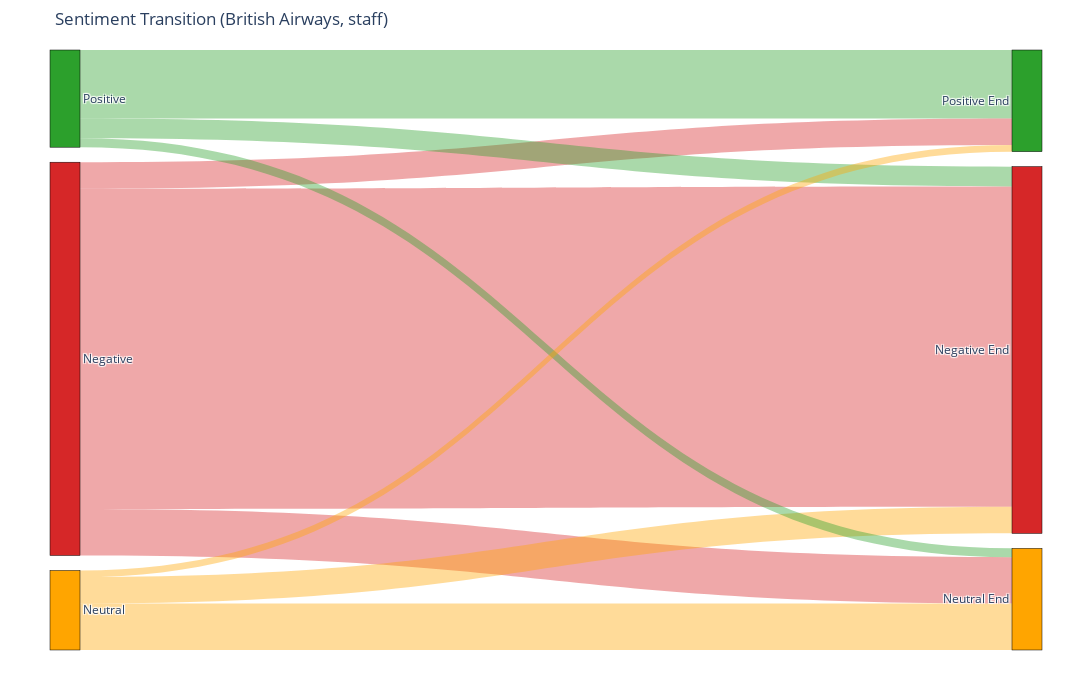

Here is the notebook cell this chart was saved with:
### Code cell
# Define the airline user ID
airline_user_id = 18332190

# Define the query to get all tweets in the conversations involving British Airways
query_sankey_staff = f"""
SELECT tweets.text, tweets.label, tweets.user_id, tweets.timestamp_ms, hasher.conversation_id, hasher.conversation_rank
FROM tweets
JOIN hasher ON hasher.id = tweets.id
JOIN conversations ON hasher.conversation_id = conversations.conversation_id
WHERE conversations.airline LIKE '%British_Airways%' 
    AND tweets.staff = 1
    AND tweets.timestamp_ms >= UNIX_TIMESTAMP('{start_date}') * 1000
    AND tweets.timestamp_ms <= UNIX_TIMESTAMP('{end_date}') * 1000
ORDER BY tweets.timestamp_ms;
"""

# Load the result of the query into a DataFrame
df_tweets_british_airways_sankey_staff = pd.read_sql(query_sankey_staff, connection)

# Convert the datetime column to pandas datetime
df_tweets_british_airways_sankey_staff['datetime'] = pd.to_datetime(df_tweets_british_airways_sankey_staff['timestamp_ms'], unit='ms')

df_tweets_british_airways_sankey_staff['datetime'] = df_tweets_british_airways_sankey_staff['datetime'].dt.tz_localize('UTC').dt.tz_convert('Europe/Amsterdam')

# Initialize empty lists to store sentiments
sentiments_initial_tweet = []
sentiments_post_reply = []

# Group tweets by conversation_id
grouped_sankey_staff = df_tweets_british_airways_sankey_staff.groupby('conversation_id')

# Process each conversation
for conversation_id, group in grouped_sankey_staff:
    # Identify the initial user's tweet (rank 1)
    user_initial_tweet = group[(group['user_id'] != airline_user_id) & (group['conversation_rank'] == 1)]
    
    if not user_initial_tweet.empty:
        user_id = user_initial_tweet['user_id'].iloc[0]
        initial_tweet_time = user_initial_tweet['datetime'].iloc[0]

        # Identify the airline's reply to this initial tweet
        airline_reply = group[(group['user_id'] == airline_user_id) & (group['datetime'] > initial_tweet_time)]
        if not airline_reply.empty:
            airline_reply_time = airline_reply['datetime'].iloc[0]

            # Identify the user's reply to the airline's response
            user_followup_tweet = group[(group['user_id'] == user_id) & (group['datetime'] > airline_reply_time)]
            if not user_followup_tweet.empty:
                # Append sentiments for analysis
                sentiments_initial_tweet.append(user_initial_tweet['label'].iloc[0])
                sentiments_post_reply.append(user_followup_tweet['label'].iloc[0])

# Step 1: Prepare data for Sankey diagram
transitions = pd.DataFrame({
    'initial': sentiments_initial_tweet,
    'post_reply': sentiments_post_reply
})

# Count transitions
transition_counts = transitions.value_counts().reset_index(name='count')

# Add percentage to transition_counts
total_counts = transition_counts['count'].sum()
transition_counts['percentage'] = (transition_counts['count'] / total_counts * 100).round(2)

# Define nodes (initial sentiments and final grouped sentiments)
nodes = ['positive', 'negative', 'neutral', 'positive_end', 'negative_end', 'neutral_end']
node_indices = {label: i for i, label in enumerate(nodes)}

# Prepare data for Sankey diagram
source = [node_indices[row['initial']] for _, row in transition_counts.iterrows()]
target = [node_indices[f"{row['post_reply']}_end"] for _, row in transition_counts.iterrows()]
value = transition_counts['count'].tolist()
label = [f"{row['initial']} to {row['post_reply']}: {row['count']} ({row['percentage']}%)" for _, row in transition_counts.iterrows()]

# Define colors for nodes and links
node_colors = {
    'positive': 'rgb(44, 160, 44)',  # green
    'negative': 'rgb(214, 39, 40)',  # red
    'neutral': 'rgb(255, 165, 0)',   # orange
    'positive_end': 'rgb(44, 160, 44)',  # green for final positive
    'negative_end': 'rgb(214, 39, 40)',  # red for final negative
    'neutral_end': 'rgb(255, 165, 0)'    # orange for final neutral
}

transition_colors = {
    'positive': 'rgba(44, 160, 44, 0.4)',  # light green
    'negative': 'rgba(214, 39, 40, 0.4)',  # light red
    'neutral': 'rgba(255, 165, 0, 0.4)'    # light orange
}

# Create color list for nodes
colors = [node_colors[node] for node in nodes]

# Create the Sankey diagram
fig = go.Figure(data=[go.Sankey(
    node=dict(
        pad=15,
        thickness=30,
        line=dict(color="black", width=0.5),
        label=['Positive', 'Negative', 'Neutral', 'Positive End', 'Negative End', 'Neutral End'],
        color=colors
    ),
    link=dict(
        source=source,
        target=target,
        value=value,
        color=[transition_colors[row['initial']] for _, row in transition_counts.iterrows()],  # Use bland colors for transitions
        customdata=label,
        hovertemplate='%{customdata}<extra></extra>',
        label=label  # Add labels directly to the links
    )
)])

fig.update_layout(
    title_text="Sentiment Transition (British Airways, staff)", 
    font_size=12,
    width=1200,  # increased width to accommodate the legend
    height=700,
    margin=dict(l=50, r=50, t=50, b=50)  # Adjusted margins
)

fig.show()

### Figure 1 — Plotly figure (JSON) as saved in the notebook; plotly's stock layout.template omitted (floating-point values rounded to 4 significant figures)
{"data": [{"link": {"color": ["rgba(214, 39, 40, 0.4)", "rgba(44, 160, 44, 0.4)", "rgba(214, 39, 40, 0.4)", "rgba(255, 165, 0, 0.4)", "rgba(214, 39, 40, 0.4)", "rgba(255, 165, 0, 0.4)", "rgba(44, 160, 44, 0.4)", "rgba(44, 160, 44, 0.4)", "rgba(255, 165, 0, 0.4)"], "customdata": ["negative to negative: 145 (56.2%)", "positive to positive: 31 (12.02%)", "negative to neutral: 21 (8.14%)", "neutral to neutral: 21 (8.14%)", "negative to positive: 12 (4.65%)", "neutral to negative: 12 (4.65%)", "positive to negative: 9 (3.49%)", "positive to neutral: 4 (1.55%)", "neutral to positive: 3 (1.16%)"], "hovertemplate": "%{customdata}<extra></extra>", "label": ["negative to negative: 145 (56.2%)", "positive to positive: 31 (12.02%)", "negative to neutral: 21 (8.14%)", "neutral to neutral: 21 (8.14%)", "negative to positive: 12 (4.65%)", "neutral to negative: 12 (4.65%)", "positive to negative: 9 (3.49%)", "positive to neutral: 4 (1.55%)", "neutral to positive: 3 (1.16%)"], "source": [1, 0, 1, 2, 1, 2, 0, 0, 2], "target": [4, 3, 5, 5, 3, 4, 4, 5, 3], "value": [145, 31, 21, 21, 12, 12, 9, 4, 3]}, "node": {"color": ["rgb(44, 160, 44)", "rgb(214, 39, 40)", "rgb(255, 165, 0)", "rgb(44, 160, 44)", "rgb(214, 39, 40)", "rgb(255, 165, 0)"], "label": ["Positive", "Negative", "Neutral", "Positive End", "Negative End", "Neutral End"], "line": {"color": "black", "width": 0.5}, "pad": 15, "thickness": 30}, "type": "sankey"}], "layout": {"font": {"size": 12}, "height": 700, "margin": {"b": 50, "l": 50, "r": 50, "t": 50}, "title": {"text": "Sentiment Transition (British Airways, staff)"}, "width": 1200}}
